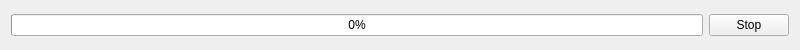
<?xml version="1.0" encoding="UTF-8"?>
<ui version="4.0">
 <class>CurlDuanDianXuChuan</class>
 <widget class="QWidget" name="CurlDuanDianXuChuan">
  <property name="geometry">
   <rect>
    <x>0</x>
    <y>0</y>
    <width>800</width>
    <height>50</height>
   </rect>
  </property>
  <property name="windowTitle">
   <string>CurlDuanDianXuChuan</string>
  </property>
  <layout class="QGridLayout" name="gridLayout">
   <item row="0" column="0">
    <layout class="QHBoxLayout" name="horizontalLayout">
     <item>
      <widget class="QProgressBar" name="progressBar">
       <property name="value">
        <number>0</number>
       </property>
      </widget>
     </item>
     <item>
      <widget class="QPushButton" name="pushButton">
       <property name="text">
        <string>Stop</string>
       </property>
      </widget>
     </item>
    </layout>
   </item>
  </layout>
 </widget>
 <resources/>
 <connections/>
</ui>
